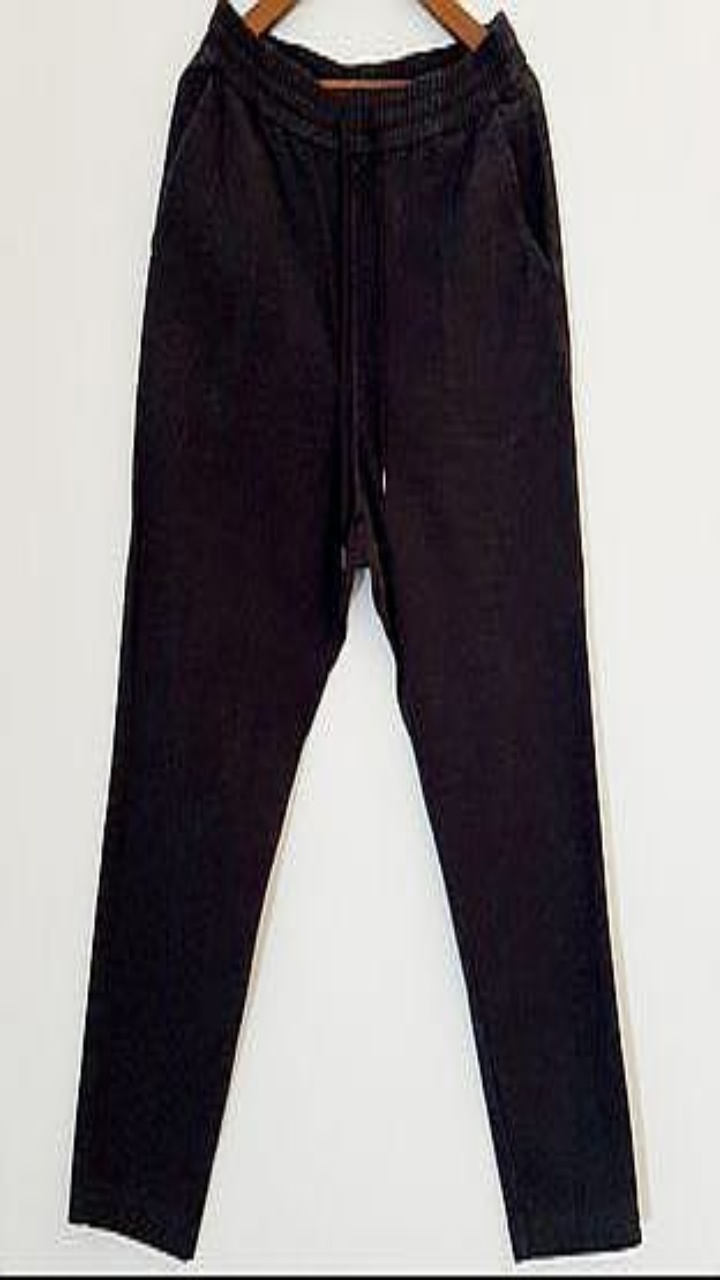
#> input picture gambar/test/celana_panjang.jpg, 720 x 1280 px, given as the content of the folder gambar/train, which was not available
$ jupyter execute --allow-errors main.ipynb   (text cells are left out)
#> lines starting #> are read from the running program, lines starting #| are printed output that depends on the picture; pictures that were not available may be replaced by others from this repository, and a replacement may not be noted
[cell 1]
#Import

import os
import cv2

from collections import Counter, defaultdict
import matplotlib.pyplot as plt
import numpy as np
import seaborn as sns
from sklearn.metrics import confusion_matrix
from skimage import color
from skimage.feature import hog

from skimage.feature import local_binary_pattern
from sklearn.model_selection import train_test_split
from sklearn.svm import SVC
from sklearn.metrics import classification_report, accuracy_score
from sklearn.preprocessing import LabelEncoder

import joblib

[cell 2]
# Fungsi Load Images

def load_images_and_labels(dataset_path, image_size=(128, 128)):
#> called with dataset_path = 'gambar/train', image_size = (128, 128)
    images = []
    labels = []

    for label_folder in os.listdir(dataset_path):
        label_path = os.path.join(dataset_path, label_folder)

        for file_name in os.listdir(label_path):
            file_path = os.path.join(label_path, file_name)
            image = cv2.imread(file_path)
#> image is the input picture: shape (1280, 720, 3); mean B, G, R 127.6, 125.6, 129.6
            image = cv2.resize(image, image_size)
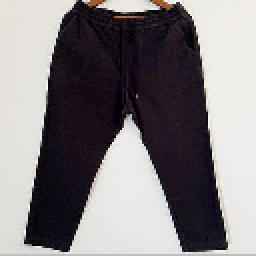
#> image: shape (128, 128, 3) (shown 2 times larger); mean B, G, R 127.9, 125.8, 129.9
            images.append(image)
            labels.append(label_folder)

    return images, labels

[cell 3]
# Fungsi Ekstraksi fitur HOG

def extract_hog_features(images):
    features = []

    for image in images:
        gray = color.rgb2gray(image)
        hog_feature, _ = hog(
            gray,
            orientations=9,
            pixels_per_cell=(8, 8),
            cells_per_block=(2, 2),
            block_norm='L2-Hys',
            visualize=True
        )
        features.append(hog_feature)

    return np.array(features)

[cell 4]
# Fungsi Extraksi Fitur Color Histogram

def extract_color_histogram_features(images, bins=256):
    features = []

    for image in images:
        chans = cv2.split(image)
        hist_features = []

        for chan in chans:
            hist = cv2.calcHist([chan], [0], None, [bins], [0, 256])
            hist = cv2.normalize(hist, hist).flatten()
            hist_features.extend(hist)

        features.append(hist_features)

    return np.array(features)

[cell 5]
# Fungsi Ekstraksi fitur Tekstur(LBP)

def extract_lbp_features(images):
    features = []

    for image in images:
        gray = color.rgb2gray(image)
        gray_uint8 = (gray * 255).astype("uint8")
        lbp = local_binary_pattern(gray_uint8, P=8, R=1, method='uniform')

        (hist, _) = np.histogram(lbp.ravel(), bins=np.arange(0, 10), range=(0, 9))
        hist = hist.astype("float")
        hist /= (hist.sum() + 1e-6)

        features.append(hist)

    return np.array(features)

[cell 6]
# Load Train Images

images, labels = load_images_and_labels("gambar/train")
#> images = 1 item; labels = ['celana_panjang.jpg']

label_counts = Counter(labels)
#> label_counts = {'celana_panjang.jpg': 1}
print("Jumlah gambar per label:")
for label, count in label_counts.items():
    print(f"{label}: {count}")
#> this loop made 1 pass
#> (label, count) on pass 1: ('celana_panjang.jpg', 1)
#| celana_panjang.jpg: 1

[cell 7]
# Visualisasi ekstraksi Fitur HOG
def contoh_visual_hog(image):
    gray = color.rgb2gray(image)
    _, hog_image = hog(
        gray,
        orientations=9,
        pixels_per_cell=(8, 8),
        cells_per_block=(2, 2),
        block_norm='L2-Hys',
        visualize=True
    )
    fig, ax = plt.subplots(1,2, figsize=(10,5))
    ax[0].imshow(image)
    ax[0].set_title('Gambar Asli')
    ax[0].axis('off')
    ax[1].imshow(hog_image, cmap='gray')
    ax[1].set_title('HOG Visualization')
    ax[1].axis('off')
    plt.show()
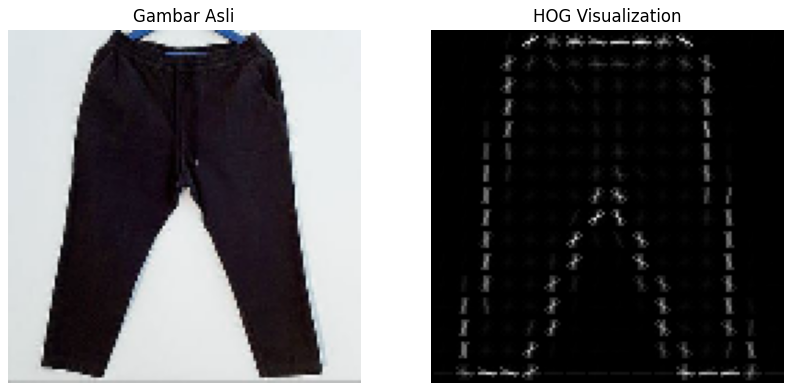
#> figure drawn by matplotlib, 2 panels; B, G, R data is drawn as R, G, B

# Contoh visualisasi untuk satu gambar train
contoh_visual_hog(images[0])

[cell 8]
# Visualisasi ekstraksi Fitur Color Histogram
def contoh_visual_color_histogram(image):
    chans = cv2.split(image)
    colors = ('b', 'g', 'r')
    plt.figure(figsize=(10,4))
    plt.subplot(1,2,1)
    plt.imshow(image)
    plt.title('Gambar Asli')
    plt.axis('off')
    plt.subplot(1,2,2)
    for chan, color in zip(chans, colors):
        hist = cv2.calcHist([chan], [0], None, [256], [0, 256])
        plt.plot(hist, color=color)
#> this loop made 3 passes
    plt.title('Color Histogram')
    plt.xlabel('Intensitas')
    plt.ylabel('Jumlah')
    plt.xlim([0,256])
    plt.tight_layout()
    plt.show()
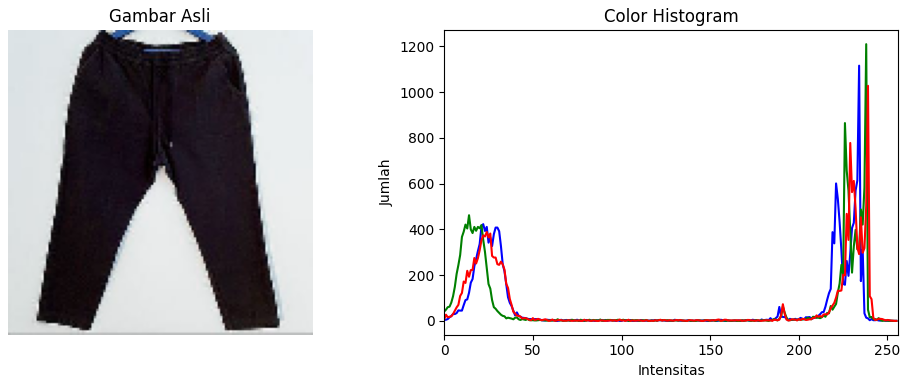
#> figure drawn by matplotlib, 2 panels; B, G, R data is drawn as R, G, B; panel 2: curve peaks at x = 234, y = 1116; panel 2: curve peaks at x = 238, y = 1210; panel 2: curve peaks at x = 239, y = 1028

contoh_visual_color_histogram(images[0])

[cell 9]
# Visualisasi ekstraksi Fitur LBP
def contoh_visual_lbp(image):
    gray = color.rgb2gray(image)
    gray_uint8 = (gray * 255).astype("uint8")
    lbp = local_binary_pattern(gray_uint8, P=8, R=1, method='uniform')
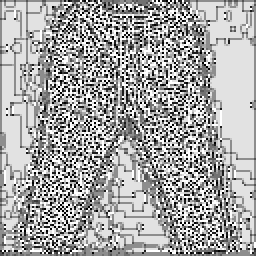
#> lbp: shape (128, 128) float64 (shown 2 times larger); min 0, max 9, mean 5.88; drawn with min black and max white
    fig, ax = plt.subplots(1,2, figsize=(10,5))
    ax[0].imshow(image)
    ax[0].set_title('Gambar Asli')
    ax[0].axis('off')
    ax[1].imshow(lbp, cmap='gray')
    ax[1].set_title('LBP Visualization')
    ax[1].axis('off')
    plt.show()
#> figure, not shown here; B, G, R data is drawn as R, G, B

contoh_visual_lbp(images[0])

[cell 10]
# Ekstraksi Fitur Gambar Train

hog_features = extract_hog_features(images)
#> the loop in extract_hog_features, `for image in images:` made 1 pass
#> after the loop in extract_hog_features, `for image in images:`: features = 1 item
color_histogram_features = extract_color_histogram_features(images)
#> the loop in extract_color_histogram_features, `for image in images:` made 1 pass
lbp_features = extract_lbp_features(images)
#> the loop in extract_lbp_features, `for image in images:` made 1 pass
#> hist on pass 1: [969, 1112, 460, 931, 937, 2406, 858, 1330, 7381]
#> after the loop in extract_lbp_features, `for image in images:`: features = [[0.0591, 0.0679, 0.0281, 0.0568, 0.0572, 0.147, 0.0524, 0.0812, 0.451]]

[cell 11]
#Encode Label Train
le = LabelEncoder()
y = le.fit_transform(labels)
#> y = [0]
